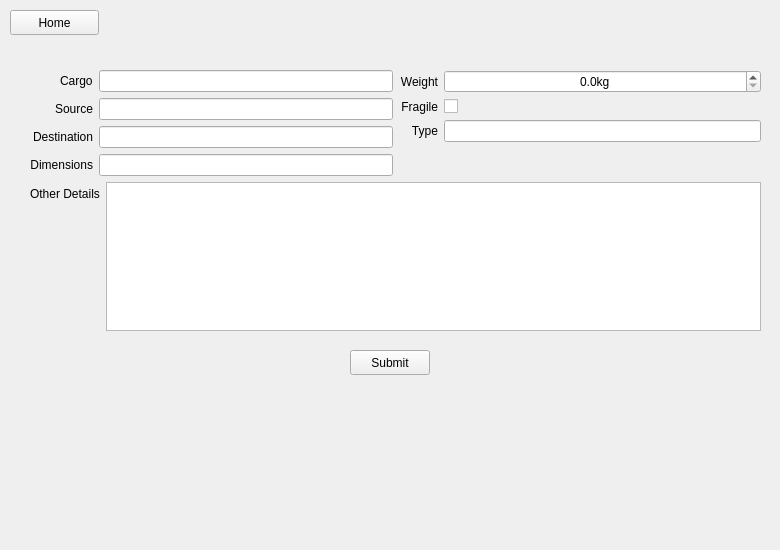
<?xml version="1.0" encoding="UTF-8"?>
<ui version="4.0">
 <class>SellerPage</class>
 <widget class="QWidget" name="SellerPage">
  <property name="geometry">
   <rect>
    <x>0</x>
    <y>0</y>
    <width>780</width>
    <height>550</height>
   </rect>
  </property>
  <property name="windowTitle">
   <string>Form</string>
  </property>
  <widget class="QStackedWidget" name="sellerWindow">
   <property name="geometry">
    <rect>
     <x>0</x>
     <y>30</y>
     <width>781</width>
     <height>521</height>
    </rect>
   </property>
   <property name="currentIndex">
    <number>1</number>
   </property>
   <widget class="QWidget" name="homePage">
    <widget class="QListWidget" name="orderList">
     <property name="geometry">
      <rect>
       <x>30</x>
       <y>410</y>
       <width>501</width>
       <height>91</height>
      </rect>
     </property>
    </widget>
    <widget class="QPlainTextEdit" name="buyerTextBox">
     <property name="geometry">
      <rect>
       <x>30</x>
       <y>310</y>
       <width>501</width>
       <height>81</height>
      </rect>
     </property>
     <property name="readOnly">
      <bool>true</bool>
     </property>
    </widget>
    <widget class="QPushButton" name="sendOrderScreenBtn">
     <property name="geometry">
      <rect>
       <x>330</x>
       <y>120</y>
       <width>121</width>
       <height>25</height>
      </rect>
     </property>
     <property name="text">
      <string>Send New Order</string>
     </property>
    </widget>
   </widget>
   <widget class="QWidget" name="sendOrderPage">
    <widget class="QPushButton" name="sellerSubmitBtn">
     <property name="geometry">
      <rect>
       <x>350</x>
       <y>320</y>
       <width>80</width>
       <height>25</height>
      </rect>
     </property>
     <property name="text">
      <string>Submit</string>
     </property>
    </widget>
    <widget class="QWidget" name="layoutWidget">
     <property name="geometry">
      <rect>
       <x>30</x>
       <y>40</y>
       <width>731</width>
       <height>261</height>
      </rect>
     </property>
     <layout class="QVBoxLayout" name="verticalLayout_2">
      <item>
       <layout class="QHBoxLayout" name="horizontalLayout_2">
        <item>
         <layout class="QFormLayout" name="formLayout">
          <property name="labelAlignment">
           <set>Qt::AlignRight|Qt::AlignTrailing|Qt::AlignVCenter</set>
          </property>
          <item row="0" column="0">
           <widget class="QLabel" name="cargoLabel">
            <property name="text">
             <string>Cargo</string>
            </property>
            <property name="alignment">
             <set>Qt::AlignLeading|Qt::AlignLeft|Qt::AlignVCenter</set>
            </property>
           </widget>
          </item>
          <item row="0" column="1">
           <widget class="QLineEdit" name="cargoEdit">
            <property name="text">
             <string/>
            </property>
           </widget>
          </item>
          <item row="1" column="0">
           <widget class="QLabel" name="sourceLabel">
            <property name="text">
             <string>Source</string>
            </property>
            <property name="alignment">
             <set>Qt::AlignRight|Qt::AlignTrailing|Qt::AlignVCenter</set>
            </property>
           </widget>
          </item>
          <item row="1" column="1">
           <widget class="QLineEdit" name="sourceEdit"/>
          </item>
          <item row="2" column="0">
           <widget class="QLabel" name="destLabel">
            <property name="text">
             <string>Destination</string>
            </property>
            <property name="alignment">
             <set>Qt::AlignRight|Qt::AlignTrailing|Qt::AlignVCenter</set>
            </property>
           </widget>
          </item>
          <item row="2" column="1">
           <widget class="QLineEdit" name="destEdit"/>
          </item>
          <item row="3" column="0">
           <widget class="QLabel" name="dimensionsLabel">
            <property name="text">
             <string>Dimensions</string>
            </property>
            <property name="alignment">
             <set>Qt::AlignRight|Qt::AlignTrailing|Qt::AlignVCenter</set>
            </property>
           </widget>
          </item>
          <item row="3" column="1">
           <widget class="QLineEdit" name="dimensionsEdit">
            <property name="text">
             <string/>
            </property>
           </widget>
          </item>
         </layout>
        </item>
        <item>
         <layout class="QFormLayout" name="formLayout_2">
          <property name="labelAlignment">
           <set>Qt::AlignRight|Qt::AlignTrailing|Qt::AlignVCenter</set>
          </property>
          <item row="0" column="0">
           <widget class="QLabel" name="weightLabel">
            <property name="text">
             <string>Weight</string>
            </property>
            <property name="alignment">
             <set>Qt::AlignRight|Qt::AlignTrailing|Qt::AlignVCenter</set>
            </property>
           </widget>
          </item>
          <item row="0" column="1">
           <widget class="QDoubleSpinBox" name="weightSpinBox">
            <property name="alignment">
             <set>Qt::AlignCenter</set>
            </property>
            <property name="prefix">
             <string/>
            </property>
            <property name="suffix">
             <string>kg</string>
            </property>
            <property name="decimals">
             <number>1</number>
            </property>
            <property name="maximum">
             <double>9999.000000000000000</double>
            </property>
           </widget>
          </item>
          <item row="1" column="0">
           <widget class="QLabel" name="fragileLabel">
            <property name="text">
             <string>Fragile</string>
            </property>
            <property name="alignment">
             <set>Qt::AlignRight|Qt::AlignTrailing|Qt::AlignVCenter</set>
            </property>
           </widget>
          </item>
          <item row="1" column="1">
           <widget class="QCheckBox" name="fragileCheckBox">
            <property name="text">
             <string/>
            </property>
            <property name="checkable">
             <bool>true</bool>
            </property>
            <property name="checked">
             <bool>false</bool>
            </property>
            <property name="tristate">
             <bool>false</bool>
            </property>
           </widget>
          </item>
          <item row="2" column="0">
           <widget class="QLabel" name="typeLabel">
            <property name="frameShadow">
             <enum>QFrame::Plain</enum>
            </property>
            <property name="text">
             <string>Type</string>
            </property>
            <property name="alignment">
             <set>Qt::AlignRight|Qt::AlignTrailing|Qt::AlignVCenter</set>
            </property>
           </widget>
          </item>
          <item row="2" column="1">
           <widget class="QLineEdit" name="typeEdit">
            <property name="text">
             <string/>
            </property>
           </widget>
          </item>
         </layout>
        </item>
       </layout>
      </item>
      <item>
       <layout class="QFormLayout" name="formLayout_6">
        <item row="0" column="0">
         <widget class="QLabel" name="otherLabel">
          <property name="text">
           <string>Other Details</string>
          </property>
         </widget>
        </item>
        <item row="0" column="1">
         <widget class="QPlainTextEdit" name="otherDetailsEdit"/>
        </item>
       </layout>
      </item>
     </layout>
    </widget>
   </widget>
  </widget>
  <widget class="QPushButton" name="homeBtn">
   <property name="geometry">
    <rect>
     <x>10</x>
     <y>10</y>
     <width>89</width>
     <height>25</height>
    </rect>
   </property>
   <property name="text">
    <string>Home</string>
   </property>
  </widget>
 </widget>
 <resources/>
 <connections/>
</ui>
